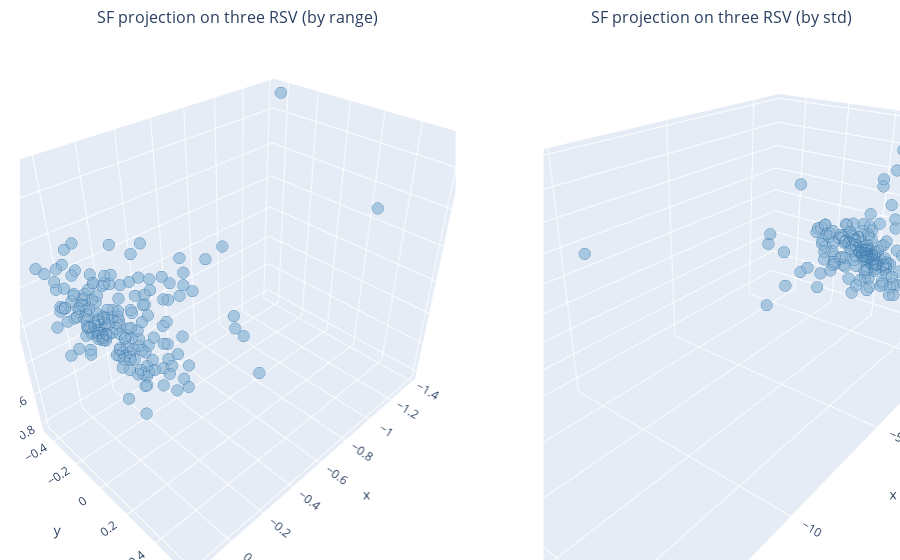

Notebook source saved alongside this figure:
### Code cell
fig = make_subplots(rows=1, cols=2,
                    subplot_titles=["SF projection on three RSV (by range)", "SF projection on three RSV (by std)"],
                    column_widths=[0.55, 0.45],
                    specs=[[{"type": "scatter3d"}, {"type": "scatter3d"}]])

fig.add_trace(go.Scatter3d(x=right_SF_range[:,0],
                           y=right_SF_range[:,1],
                           z=right_SF_range[:,2],
                           mode='markers',
                           marker=dict(color='#98bcd9',
                                       size=4,
                                       opacity=0.8,
                                       line=dict(
                                           color='steelblue',
                                           width=0.1
                                       ))),
              row=1, col=1)


fig.add_trace(go.Scatter3d(x=right_SF_std[:,0],
                           y=right_SF_std[:,1],
                           z=right_SF_std[:,2],
                           mode='markers',
                           marker=dict(color='#98bcd9',
                                       size=4,
                                       opacity=0.8,
                                       line=dict(
                                           color='steelblue',
                                           width=0.1
                                       ))),
              row=1, col=2)


fig.update_layout(margin=dict(l=20, r=0, b=0, t=30),
                  showlegend=False)

fig.update_scenes(camera=dict(eye=dict(x=-1.2, y=-1, z=0.8)),
                  row=1, col=2)

### Figure 1 — Plotly figure (JSON) as saved in the notebook; plotly's stock layout.template omitted (floating-point values rounded to 4 significant figures; data arrays with more than 128 entries replaced by an {"elided": "..."} marker saying what was removed)
{"data": [{"marker": {"color": "#98bcd9", "line": {"color": "steelblue", "width": 0.1}, "opacity": 0.8, "size": 4}, "mode": "markers", "scene": "scene", "type": "scatter3d", "x": {"elided": "187 float values"}, "y": {"elided": "187 float values"}, "z": {"elided": "187 float values"}}, {"marker": {"color": "#98bcd9", "line": {"color": "steelblue", "width": 0.1}, "opacity": 0.8, "size": 4}, "mode": "markers", "scene": "scene2", "type": "scatter3d", "x": {"elided": "187 float values"}, "y": {"elided": "187 float values"}, "z": {"elided": "187 float values"}}], "layout": {"annotations": [{"font": {"size": 16}, "showarrow": false, "text": "SF projection on three RSV (by range)", "x": 0.2475, "xanchor": "center", "xref": "paper", "y": 1, "yanchor": "bottom", "yref": "paper"}, {"font": {"size": 16}, "showarrow": false, "text": "SF projection on three RSV (by std)", "x": 0.7975, "xanchor": "center", "xref": "paper", "y": 1, "yanchor": "bottom", "yref": "paper"}], "autosize": true, "margin": {"b": 0, "l": 20, "r": 0, "t": 30}, "scene": {"aspectmode": "auto", "aspectratio": {"x": 1.207, "y": 0.8112, "z": 1.021}, "domain": {"x": [0, 0.495], "y": [0, 1]}}, "scene2": {"aspectmode": "auto", "aspectratio": {"x": 1.624, "y": 0.803, "z": 0.767}, "camera": {"eye": {"x": -1.2, "y": -1, "z": 0.8}}, "domain": {"x": [0.595, 1], "y": [0, 1]}}, "showlegend": false}}
